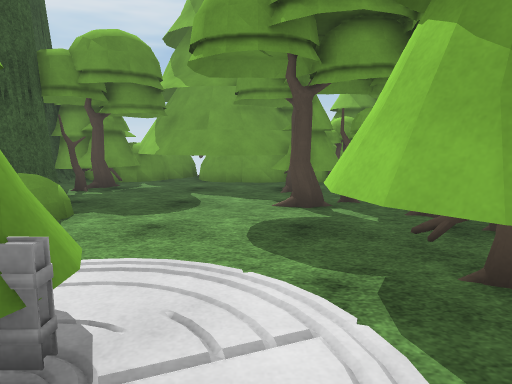
View 1 (above)

18 first-person views from a walk through a 3-D level made in the Unity game engine. The camera is 1.3 m above the floor, tilts 8° down and sees 70° across. The floor is counted in squares, 1 m on a side. Each view is taken from the middle of a square. On the plan, view 1 faces up. The plan holds only what a view shows up to about 15 squares ahead; the rest is blank. The place goes on beyond the plan. Surface patterns are stand-ins for the level's own textures.

View 2
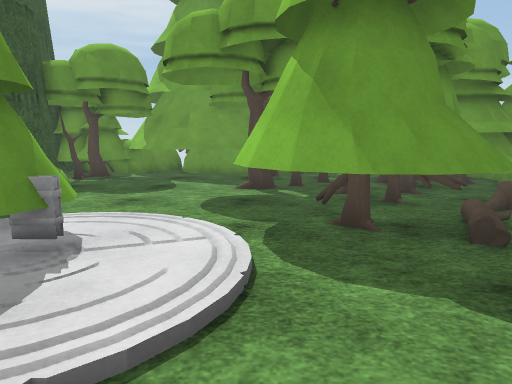

View 3
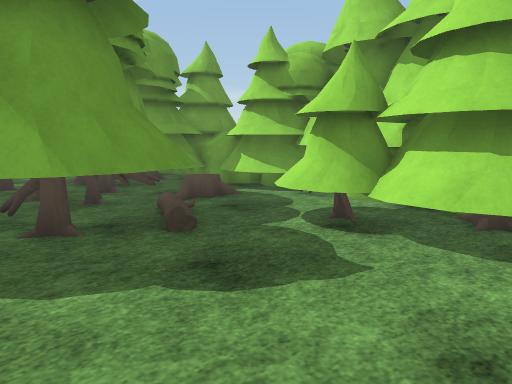

View 4
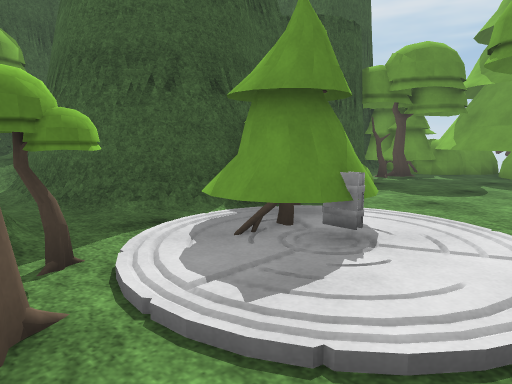

View 5
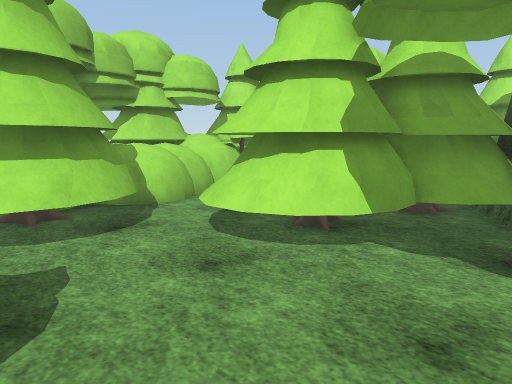

View 6
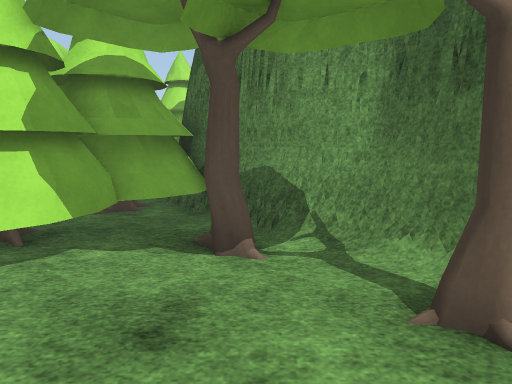

View 7
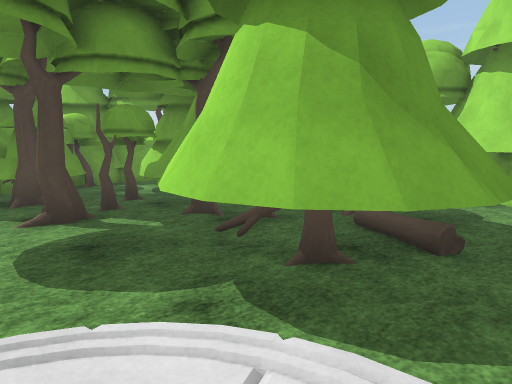

View 8
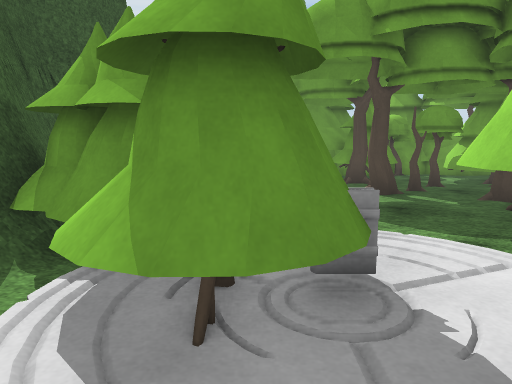

View 9
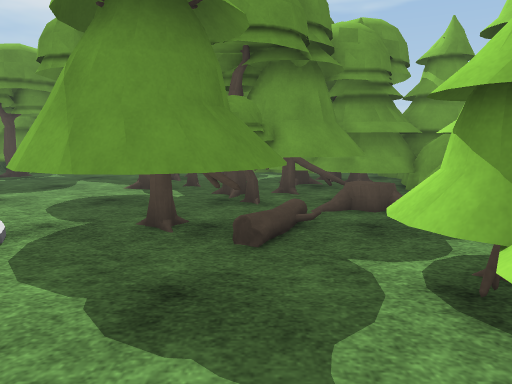

View 10
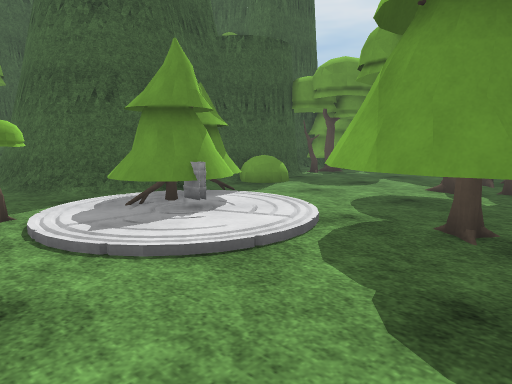

View 11
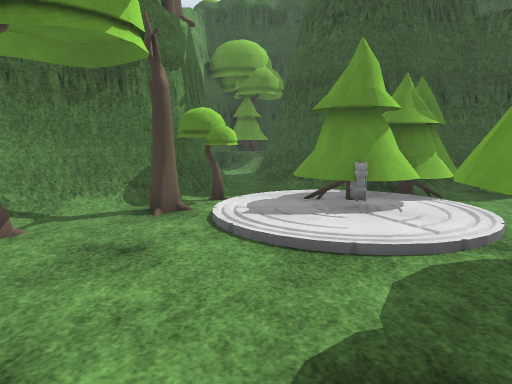

View 12
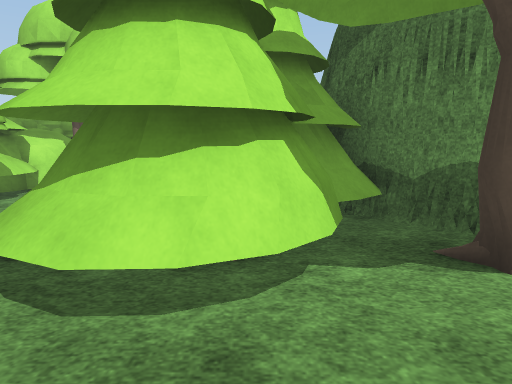

View 13
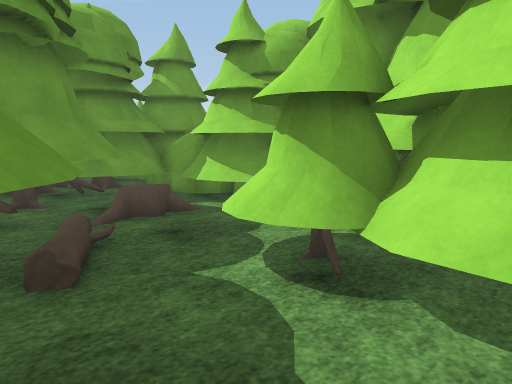

View 14
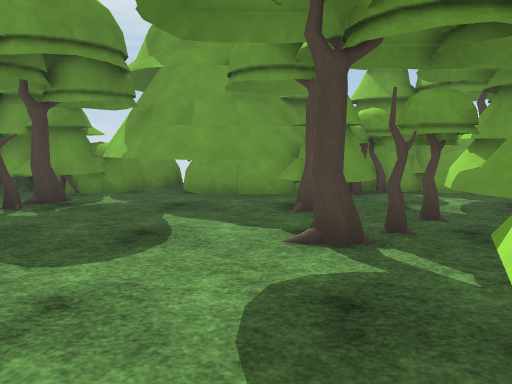

View 15
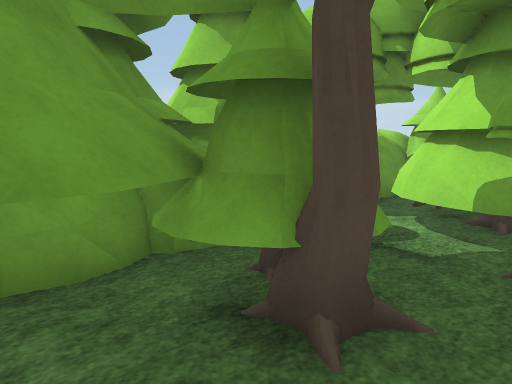

View 16
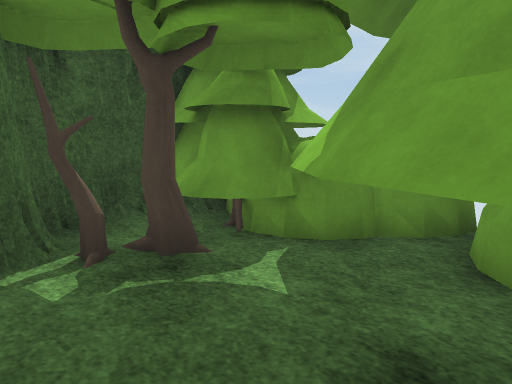

View 17
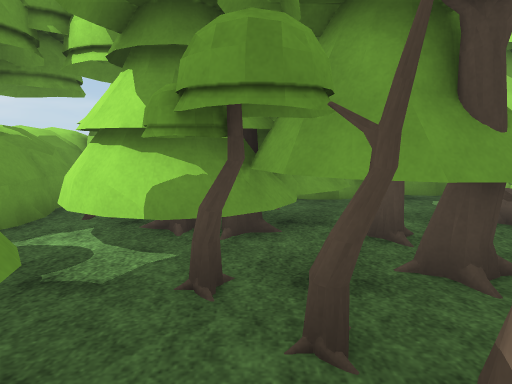

View 18
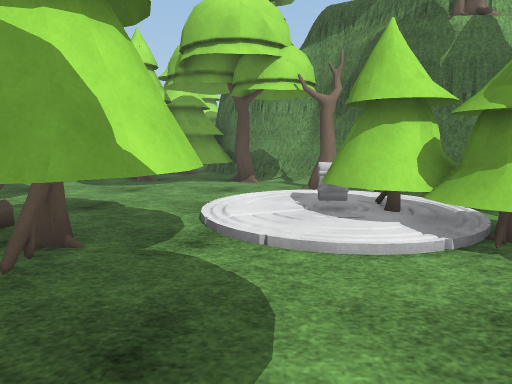

### Floor plan
Key: @ floor where view 1 was taken; # wall or solid block; . main floor; : floor 0.25 m higher than the main floor; / step, stairs or slope; = window, fence, low wall or low ledge; ^ raised ledge; T tree; O other object.
Columns run from 10 left of view 1 to 8 right of it. Each row starts with its distance up from view 1.
 14     ###=##  #### T^
 13    TT#TT=####T###^#
 12    #TTTTTTTTTT.TT.
 11    #.T...TTTTTTTT
 10    ##T.....TTTTTTT
  9     ##......TTTTTT
  8      #.....TTTTTTTT
  7     ##=......TTTTT#
  6     #==......TTTT.T
  5     ##T....TTTTTO.T
  4     ##TT//.TTTT...T
  3     ##TTT::TTTT...T
  2    ###.TTT TTTTTTTT
  1 #####..TT::/...TTTT
  0 ===:.../  @.....TT
 -1     ##TT.......TTT
 -2     ###TT.......TTT
 -3       ##=...TTTT.=^
 -4        ##/TTTTTTT ^
 -5         ###TTT T  ^
 -6           ##TTT   =
 -7            #T     O

Where each view was taken, in squares from view 1:
view 1: 0 up, 0 right, facing up
view 2: 2 down, 1 right, facing up
view 3: 2 down, 1 right, facing up-right
view 4: 2 down, 1 right, facing up-left
view 5: 1 up, 0 right, facing down-right
view 6: 1 up, 0 right, facing down
view 7: 1 up, 1 left, facing up-right
view 8: 1 down, 2 left, facing up
view 9: 2 down, 4 right, facing up
view 10: 2 down, 4 right, facing up-left
view 11: 0 up, 5 right, facing left
view 12: 0 up, 3 right, facing down
view 13: 1 down, 3 right, facing up-right
view 14: 3 up, 0 right, facing up
view 15: 9 up, 1 left, facing up-right
view 16: 9 up, 1 left, facing up-left
view 17: 9 up, 0 right, facing right
view 18: 8 up, 0 right, facing down
